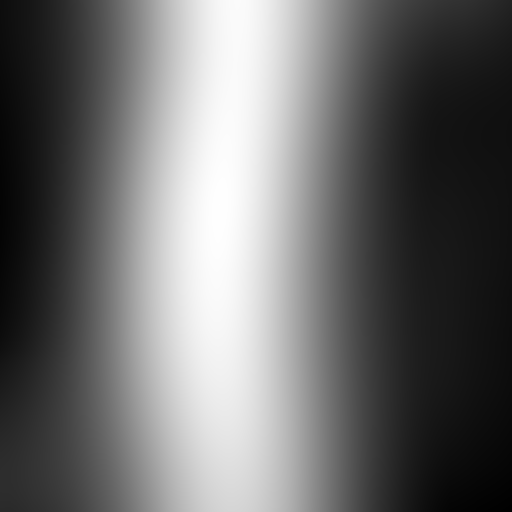
%> input picture Golf_green_Verlet_simulator_phase-space/greenhillexample.png.tiff, 512 x 512 px
$ octave hillExample.m   (GNU Octave 9; MATLAB toolbox functions it lacks are replaced by stand-ins)
%> lines starting %> are read from the running program, lines starting %| are printed output that depends on the picture
clear
close all
clc;

%time
dt=0.01;

%coeffs
Cg=50.;
Cd=.1;
minSpeed=10;

name='greenhillexample.png.tiff'
sanitizedname=[strrep(name,'.','') '_withpin']
mkdir([sanitizedname 'outputdir'])
%green
%greenheight=double(imread('testgreen.tiff'))/256*1.7;
%greenheight=double(imread('greencone.tiff'))/256*.3;
%greenheight=double(imread('greenconeinv.tiff'))/256*.3;
greenheight=fliplr(rot90(rot90(double(imread(name))/256*.3)));
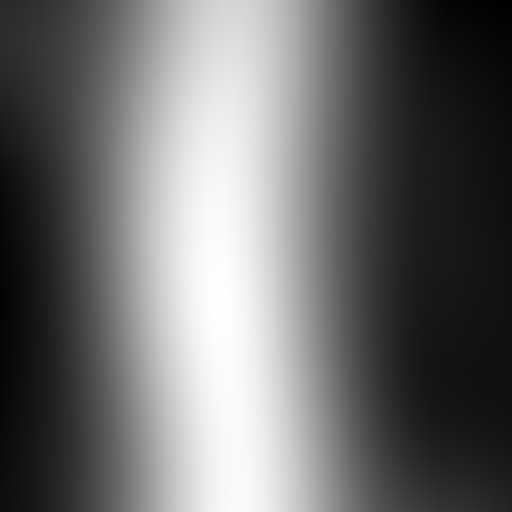
%> greenheight: size 512x512 double; min 1.1, max 43.95, mean 19.5; drawn with min black and max white
[gradX,gradY]=gradient(greenheight(:,:,1));
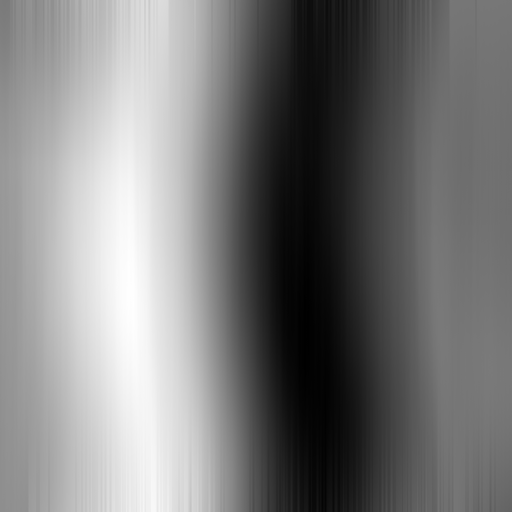
%> gradX: size 512x512 double; min -0.305, max 0.323, mean -0.000575; drawn with min black and max white
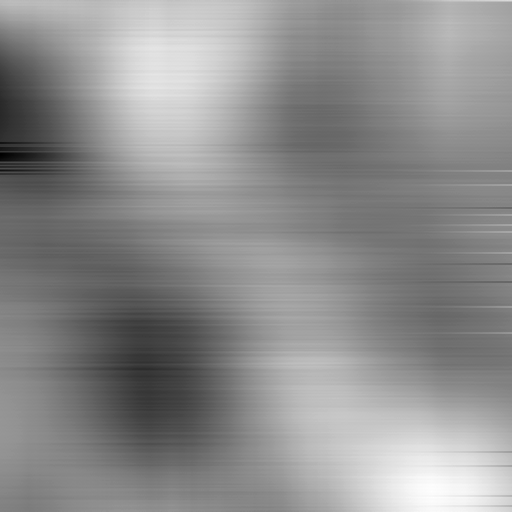
%> gradY: size 512x512 double; min -0.0686, max 0.0686, mean 0.0075; drawn with min black and max white
forceFun=@(R,RL) (RL-R)/dt*Cd + [interp2(-gradX,R(1,:),R(2,:));interp2(-gradY,R(1,:),R(2,:))]*Cg;
%forceFun=@(R,RL) [interp2(-gradX,R(1,:),R(2,:));interp2(-gradY,R(1,:),R(2,:))];
l=size(greenheight,1);
%> l = 512

%pin
holeLoc=[320;256];%size(greenheight)'/2;
holeRadius=6;

%graphics
%sph=sphere(30)
alt=30.85;
az=-39;
cmapgreen=flipud([181,228,138; 160,220,104; 124,216,87; 81,212,76; 52,188,67; 37,167,60; 32,154,61; 1,114,56; 0,86,19]/255);
stickX=[holeLoc(1),holeLoc(1)];
stickY=[holeLoc(2),holeLoc(2)];
stickZ=[greenheight(floor(holeLoc(1)),floor(holeLoc(1))),greenheight(floor(holeLoc(1)),floor(holeLoc(1)))+100];
%> stickZ = [23.41 123.4]
flagX=[stickX;stickX+40];
flagY=[stickY;stickY];
flagZ=[stickZ(2),stickZ(2)-30;stickZ(2),stickZ(2)-30];
%> flagZ = [123.4 93.41; 123.4 93.41]
flagC=zeros(2,2,3);
flagC(:,:,1)=.9;

% balls
startLoc=[4;256];

angles=(45)*pi/180;
speeds=400;
angles=linspace((0+8)*pi/180,(0-8)*pi/180,10);%-pi/4;
speeds=linspace(150,20,100);
angles=linspace((0+8)*pi/180,(0-8)*pi/180,20);%-pi/4;
speeds=linspace(150,20,100);

numParticles=length(speeds)*length(angles);

speeds=reshape(speeds,1,1,length(speeds));
angleVectors=[cos(angles);sin(angles)];
startConditions=bsxfun(@times,speeds,angleVectors);
startConditions=reshape(startConditions,2,length(speeds)*length(angles));

r=repmat(startLoc,1,numParticles);
rl=r-startConditions*dt;

rstart=r;
rlstart=rl;

%sequentialhits staging
%each ball laucnhes after 1/4 second (300 iters/4) = 80 ticks
launchTicks=80

i=0;
%> (the run ends here)
